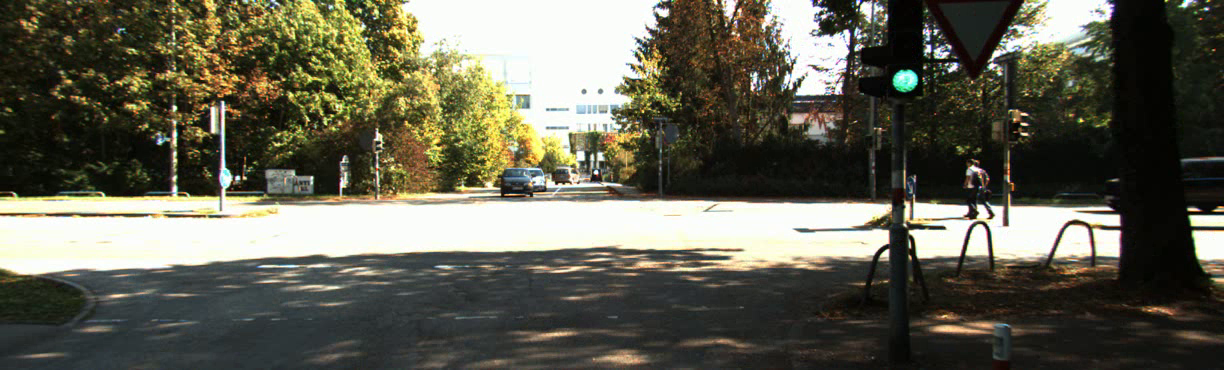
#> input picture frame 2 of input/problem1.avi, 1224 x 370 px
$ python problem1.py
#> lines starting #> are read from the running program, lines starting #| are printed output that depends on the picture
import cv2 as cv
import numpy as np

def hist_equalize(image):
    hist, _ = np.histogram(image.flatten(), 256, [0, 256])
    cdf = hist.cumsum()
    cdf_normalized = np.uint8(cdf/cdf.max()*255)
    equalized = cdf_normalized[image]
    return equalized

## Here k is the kernel size
def adaptive_Hist_Equalize(image, k = 2):
    image = image.copy()
    h, w = image.shape
    sh, sw = h//k, w//k
    for i in range(0, h, sh):
        for j in range(0, w, sw):
            image[i:i+sh, j:j+sw] = hist_equalize(image[i:i+sh, j:j+sw])
    return image

video = cv.VideoCapture("/home/kb2205/Desktop/ENPM 673/PROJECT 2/balase22_project2/input/problem1.avi")
fourcc = cv.VideoWriter_fourcc(*'XVID')
out = cv.VideoWriter('HistogramEqualization.avi', fourcc, 1, (1224,370))
fourcc = cv.VideoWriter_fourcc(*'XVID')
out2 = cv.VideoWriter('AdaptiveEqualization.avi', fourcc, 1, (1224,370))

while True:
    isTrue, frame = video.read()
#> frame is the input picture: shape (370, 1224, 3); mean B, G, R 82.2, 97, 98.1

    ### Split into BGR for equalization

    b, g, r = cv.split(frame)
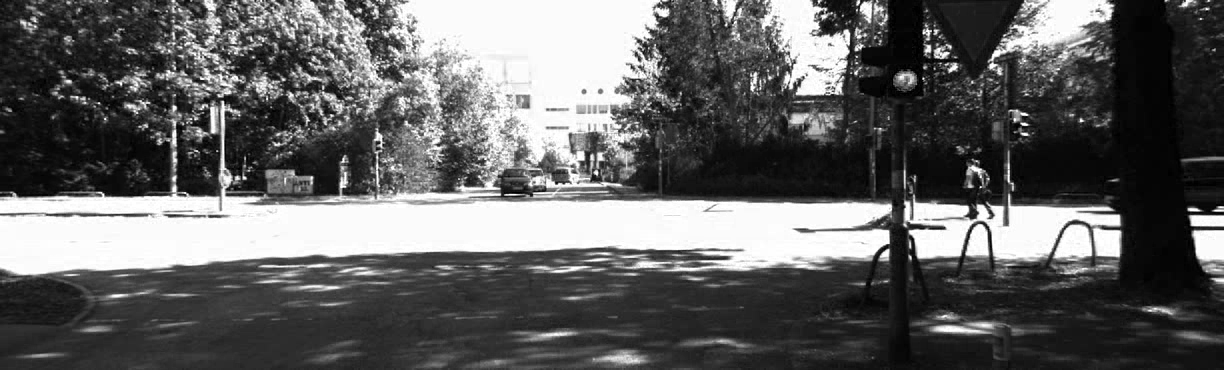
#> r: shape (370, 1224); min 0, max 255, mean 98.1

    equalizedb = hist_equalize(b)
#> in hist_equalize, `hist, _ = np.histogram(image.flatten(), 256, [0, 256])`: hist = 256 values, max 30883 at index 250, min 177 at index 183, mean 1769.1
#> in hist_equalize, `cdf = hist.cumsum()`: cdf = 256 values from 4656 to 452880
#> in hist_equalize, `cdf_normalized = np.uint8(cdf/cdf.max()*255)`: cdf_normalized = 256 values from 2 to 255
    adp_equalizedb = adaptive_Hist_Equalize(b)
#> after the loop in adaptive_Hist_Equalize, `for i in range(0, h, sh):`:
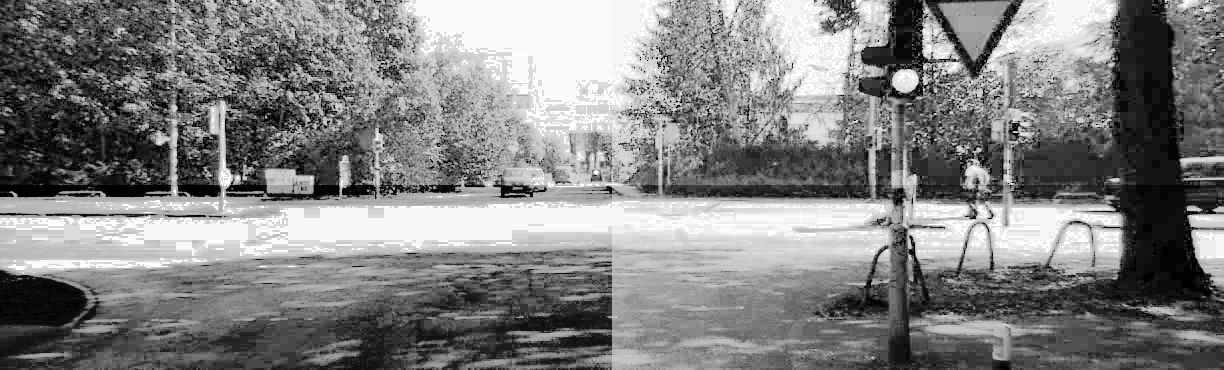
#> image: shape (370, 1224); min 0, max 255, mean 129.2

    equalizedg = hist_equalize(g)
    adp_equalizedg = adaptive_Hist_Equalize(g)
#> call 2 of adaptive_Hist_Equalize, with k = 2
#> after the loop in adaptive_Hist_Equalize (call 2), `for i in range(0, h, sh):`:
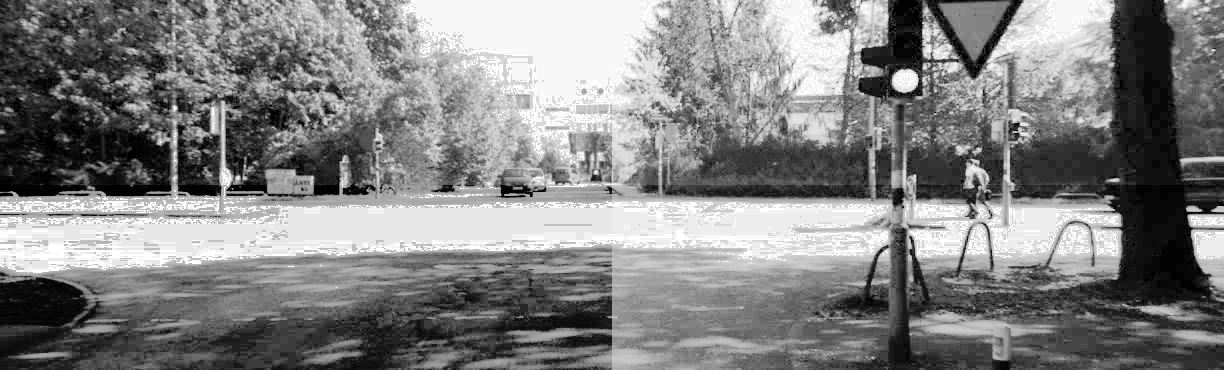
#> image: shape (370, 1224); min 0, max 255, mean 129.7

    equalizedr = hist_equalize(r)
    adp_equalizedr = adaptive_Hist_Equalize(r)
#> call 3 of adaptive_Hist_Equalize, with k = 2
#> the loop in adaptive_Hist_Equalize (call 3), `for i in range(0, h, sh):` made 2 passes
#> pass 1, in hist_equalize (call 13), `equalized = cdf_normalized[image]`:
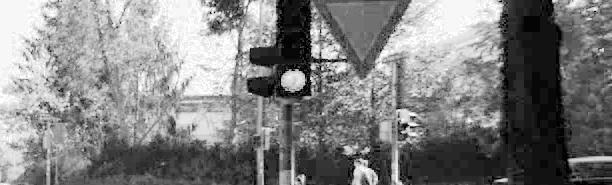
#> equalized: shape (185, 612); min 1, max 255, mean 128.6
#> after the loop in adaptive_Hist_Equalize (call 3), `for i in range(0, h, sh):`:
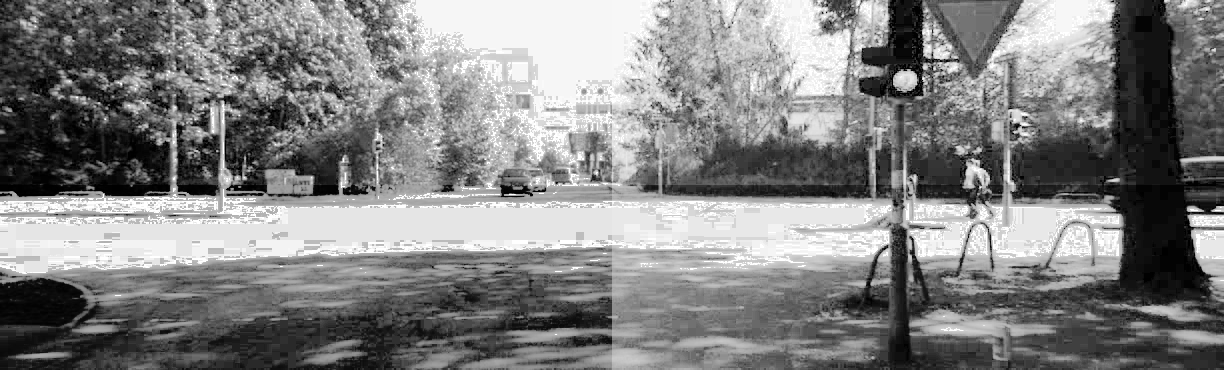
#> image: shape (370, 1224); min 0, max 255, mean 129.6

    ### HSV scale
    merged1 = cv.merge([equalizedb ,equalizedg, equalizedr])
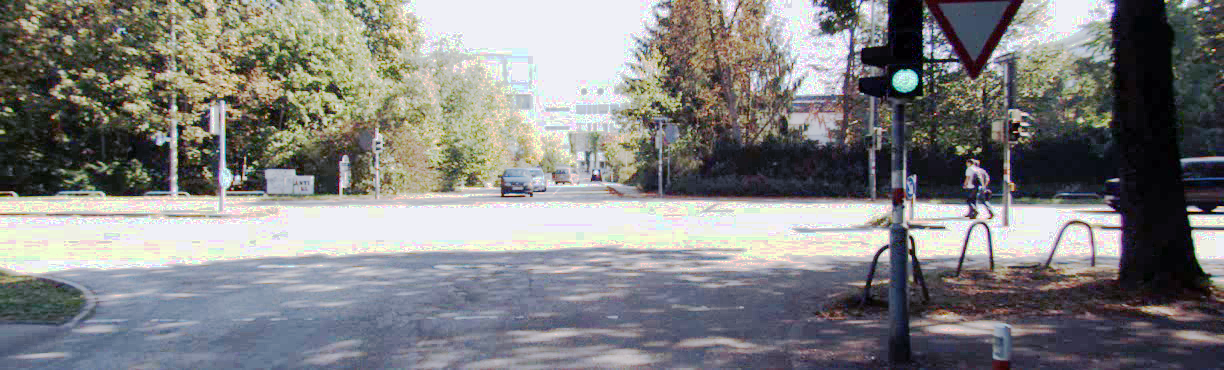
#> merged1: shape (370, 1224, 3); mean B, G, R 128.6, 129, 129
    merged2 = cv.merge([adp_equalizedb, adp_equalizedg, adp_equalizedr])
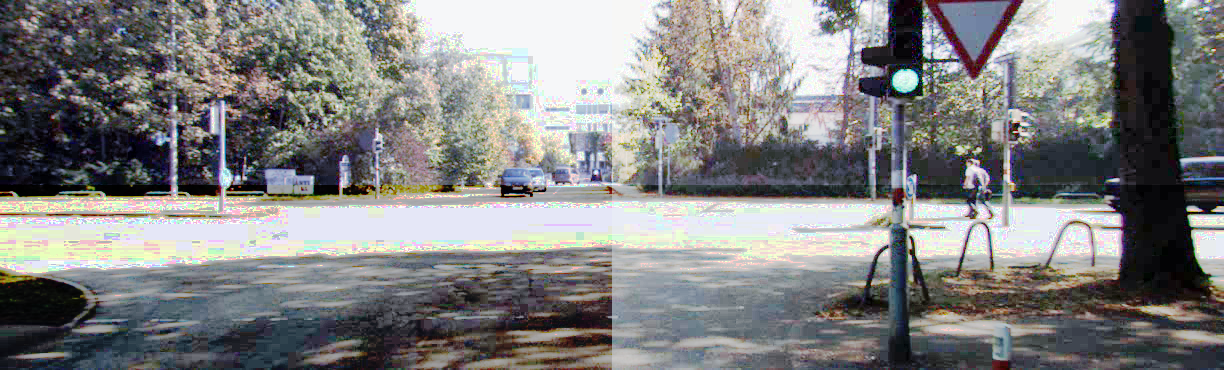
#> merged2: shape (370, 1224, 3); mean B, G, R 129.2, 129.7, 129.6

    cv.imshow('Input', frame)
    cv.imshow('Histogram Equalization', merged1)
    cv.imshow('Adaptive Histogram Equalization', merged2)
    out.write(merged1)
    out2.write(merged2)
    if cv.waitKey(300) & 0xFF==ord("k"):
#> (key Esc is pressed here)
        break
video.release()
out.release()
out2.release()
cv.destroyAllWindows()

$ run again, starting later in the video
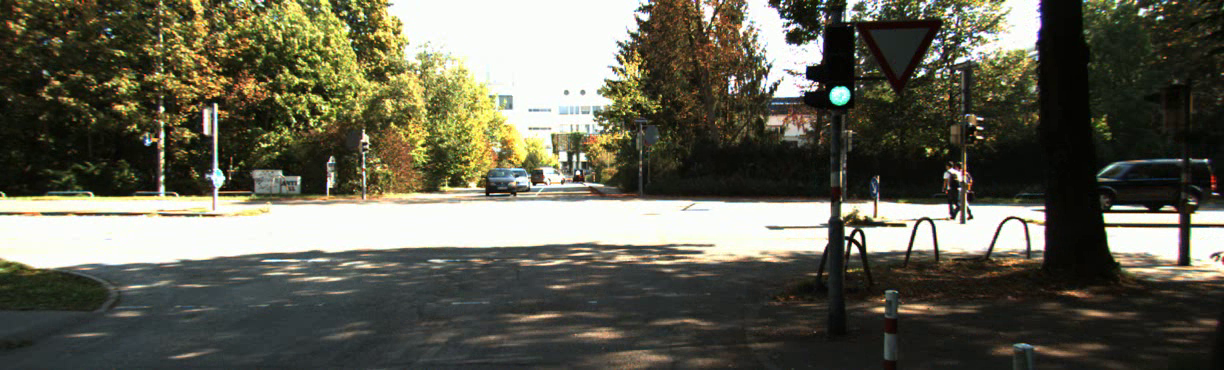
#> input picture frame 11 of input/problem1.avi, 1224 x 370 px
#> frame is the input picture: shape (370, 1224, 3); mean B, G, R 82.4, 97.3, 98.2
#> hist = 256 values, max 30035 at index 250, min 184 at index 191, mean 1769.1
#> cdf = 256 values from 3593 to 452880
#> cdf_normalized = 256 values from 2 to 255
#> after the loop in adaptive_Hist_Equalize (call 2), `for i in range(0, h, sh):`:
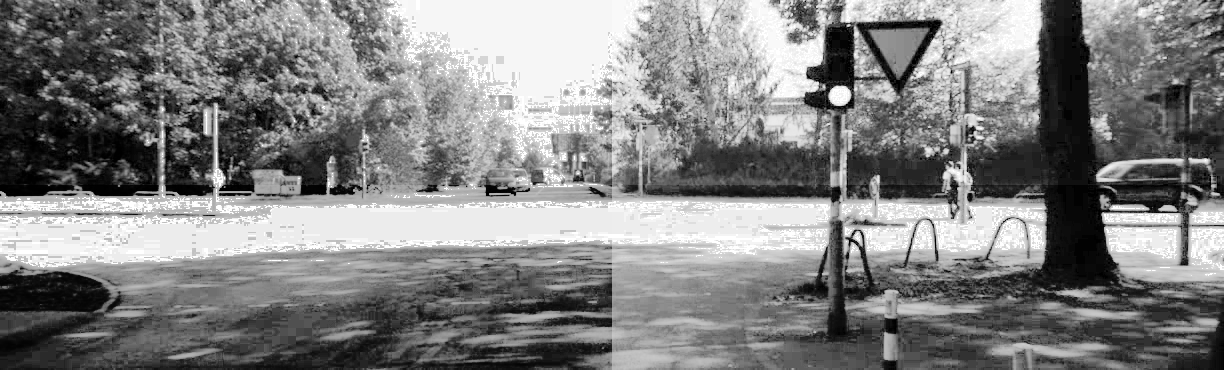
#> image: shape (370, 1224); min 0, max 255, mean 129.7
#> `merged2 = cv.merge([adp_equalizedb, adp_equalizedg, adp_equalizedr])`:
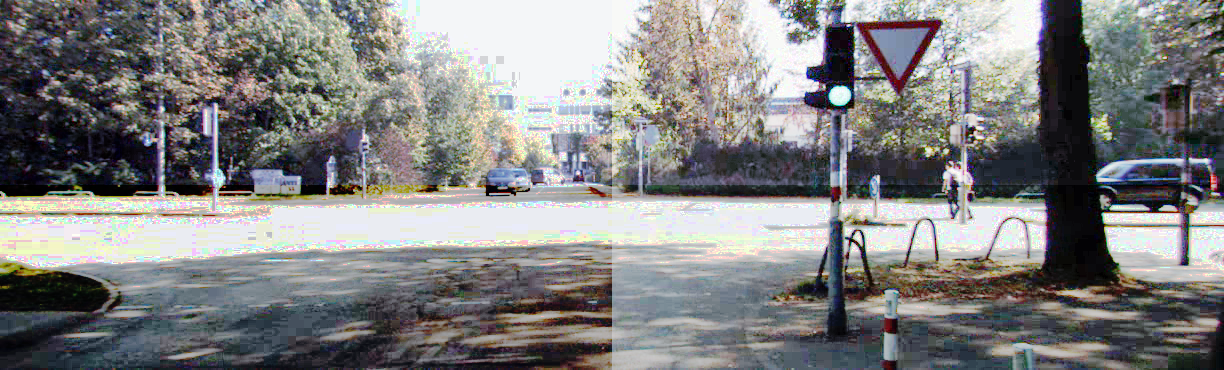
#> merged2: shape (370, 1224, 3); mean B, G, R 129.3, 129.7, 129.6

$ run again, starting later in the video
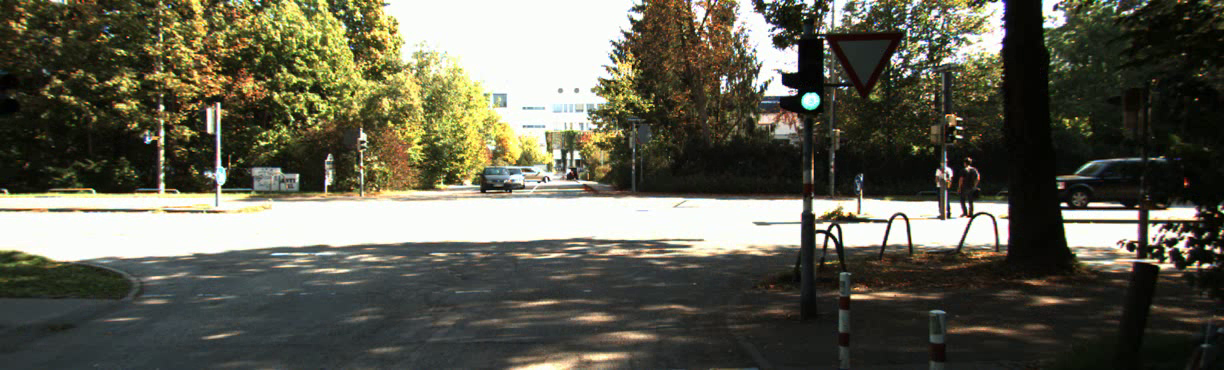
#> input picture frame 20 of input/problem1.avi, 1224 x 370 px
#> frame is the input picture: shape (370, 1224, 3); mean B, G, R 80.8, 95.4, 96.2
#> hist = 256 values, max 35264 at index 250, min 183 at index 193, mean 1769.1
#> cdf = 256 values from 4956 to 452880
#> cdf_normalized = 256 values from 2 to 255
#> after the loop in adaptive_Hist_Equalize (call 2), `for i in range(0, h, sh):`:
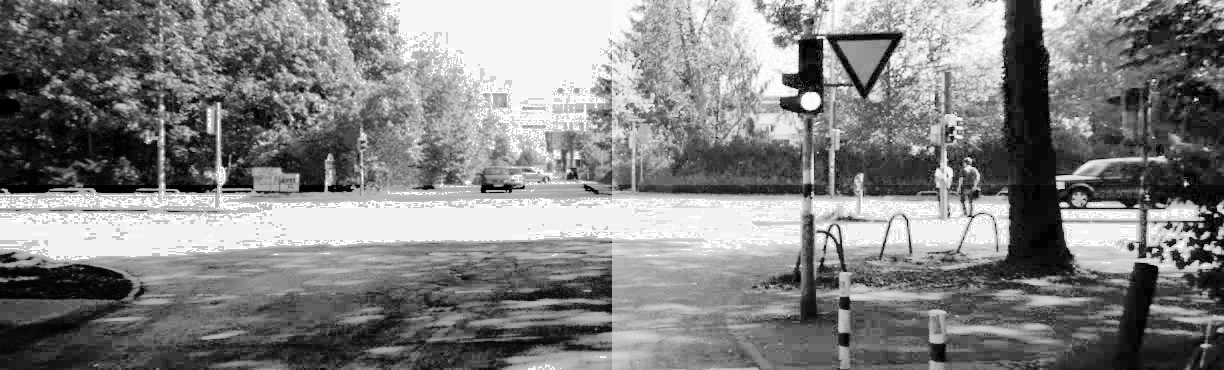
#> image: shape (370, 1224); min 0, max 255, mean 129.8
#> `merged2 = cv.merge([adp_equalizedb, adp_equalizedg, adp_equalizedr])`:
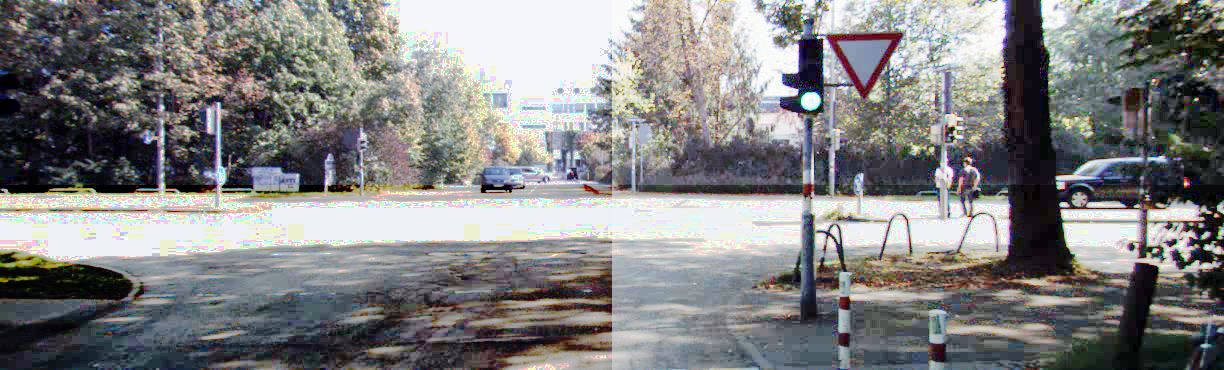
#> merged2: shape (370, 1224, 3); mean B, G, R 129.6, 129.8, 129.7
